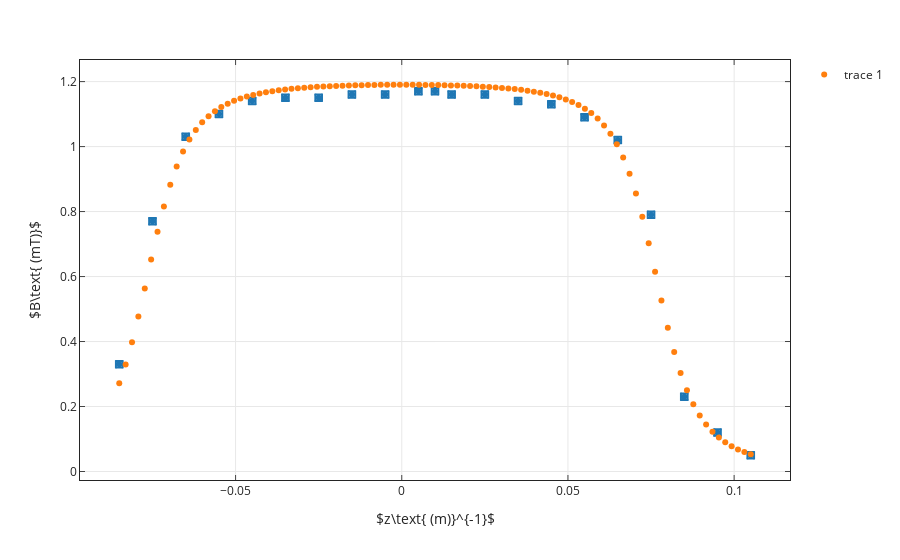

Notebook code cell kept with this figure:
### Code cell
name=f'{b15026=}'.split('=')[0]
I=0.98
N=150
L=0.153
R=0.026/2
analisi(b15026,name,I,N,L,R)
bobina(I,N,L,R,0)
